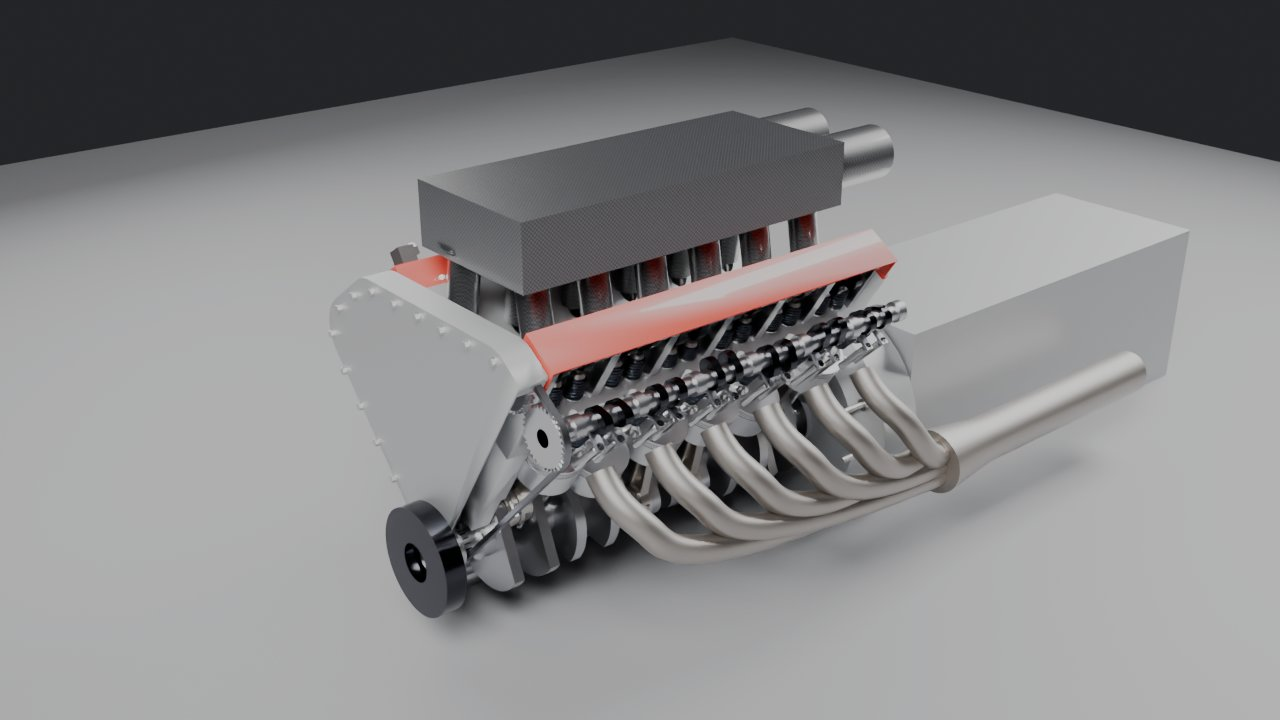
#> input picture f140hc/renders/cutaway_34.jpg, 1280 x 720 px
$ python compare.py ../renders/cutaway_34.jpg ../renders/cutaway_side.jpg ../renders/cutaway_side.jpg
#> lines starting #> are read from the running program, lines starting #| are printed output that depends on the picture
import sys
from PIL import Image, ImageDraw
ref, ren, out = sys.argv[1], sys.argv[2], sys.argv[3]
a = Image.open(ref).convert("RGB").resize((900, 600))
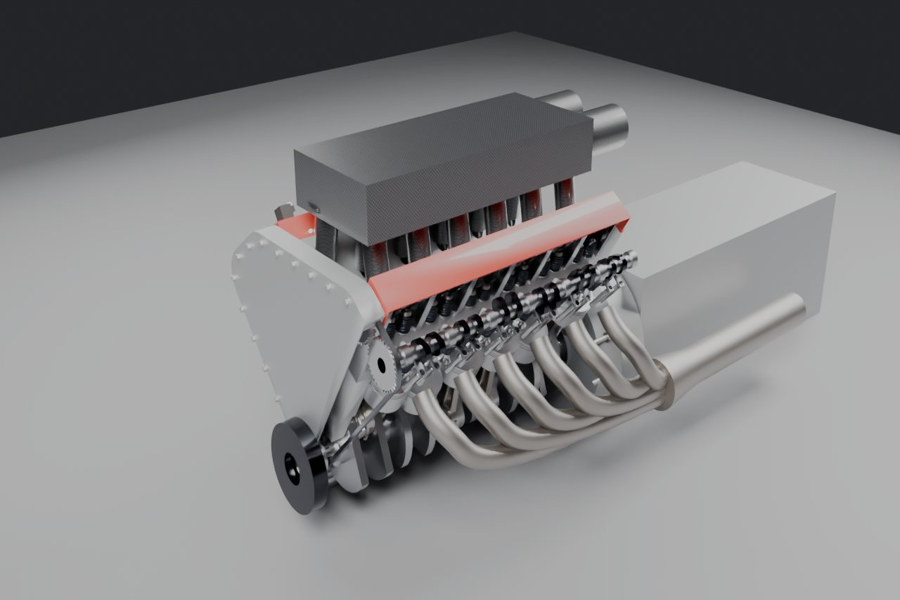
#> a: PIL image 900x600 RGB; mean R, G, B 131.8, 131.4, 132.4
b = Image.open(ren).convert("RGB").resize((900, 600))
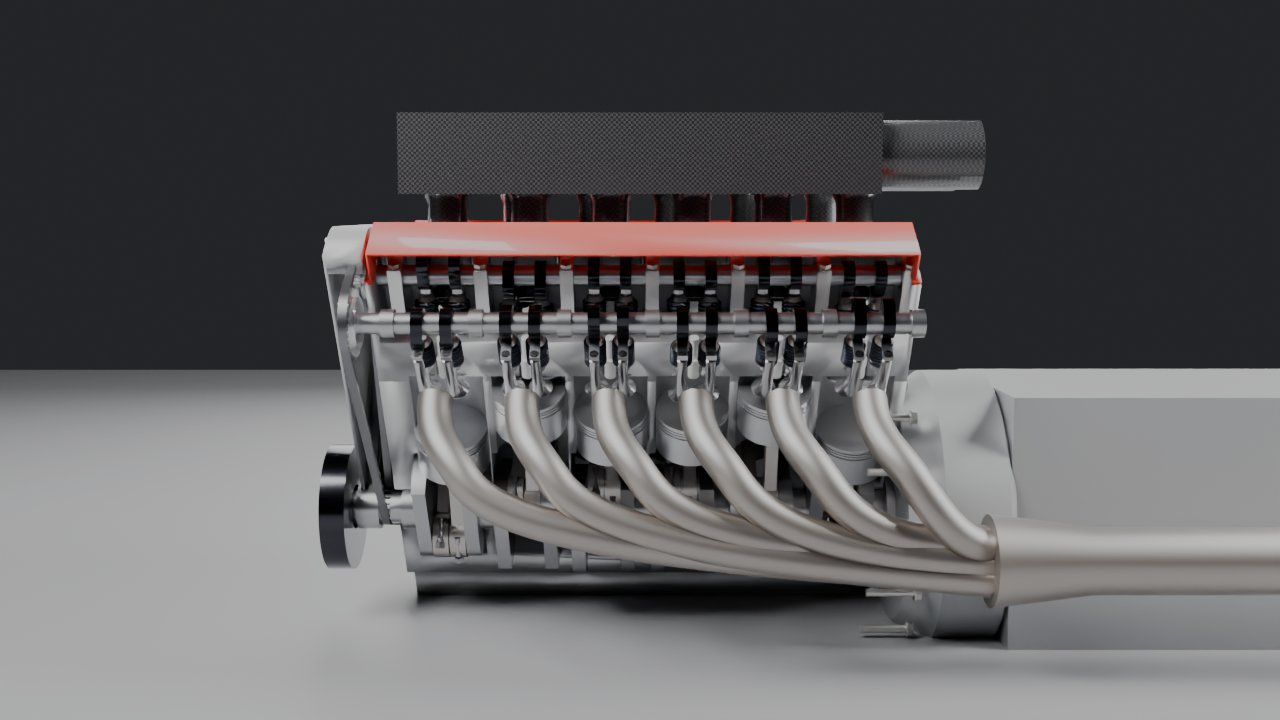
#> input picture f140hc/renders/cutaway_side.jpg, 1280 x 720 px
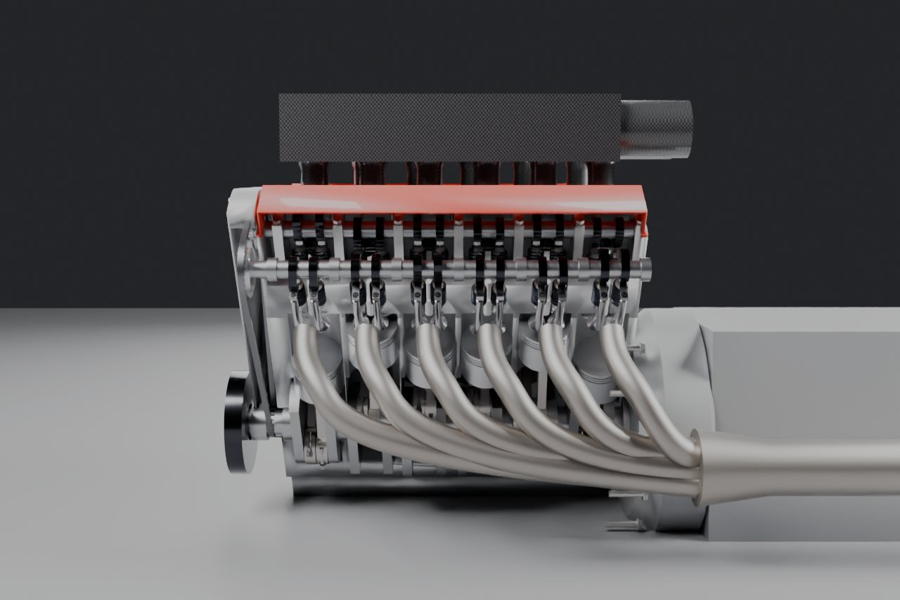
#> b: PIL image 900x600 RGB; mean R, G, B 92.8, 91.5, 93.1
im = Image.new("RGB", (1800, 600))
#> im: PIL image 1800x600 RGB; every value is 0
im.paste(a, (0, 0)); im.paste(b, (900, 0))
#> after `im.paste(a, (0, 0))`:
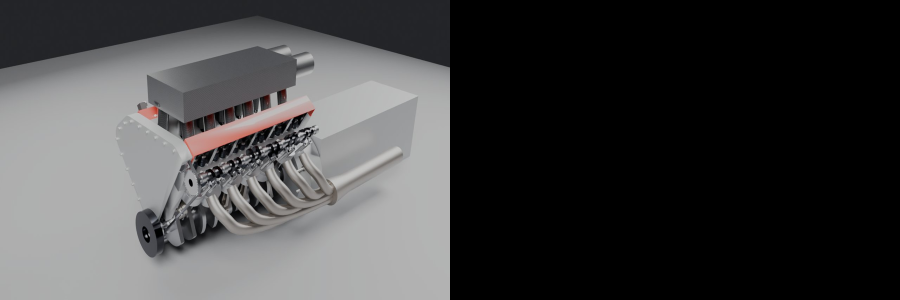
#> im: PIL image 1800x600 RGB (shown at 1/2 size); mean R, G, B 65.9, 65.7, 66.2
#> after `im.paste(b, (900, 0))`:
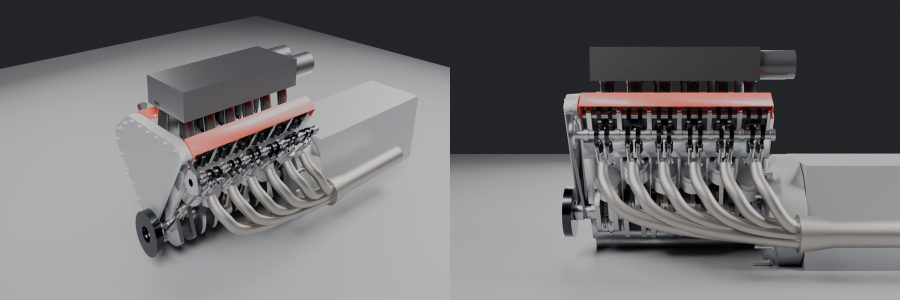
#> im: PIL image 1800x600 RGB (shown at 1/2 size); mean R, G, B 112.3, 111.5, 112.7
d = ImageDraw.Draw(im)
for x, t in ((0, "REAL (Amalgam 1:4, Ferrari CAD)"), (900, "MODEL")):
    d.rectangle([x, 0, x + 270, 22], fill=(0, 0, 0)); d.text((x + 6, 5), t, fill=(255, 255, 0))
im.save(out, quality=88); print(out)
#> after `im.save(out, quality=88)`:
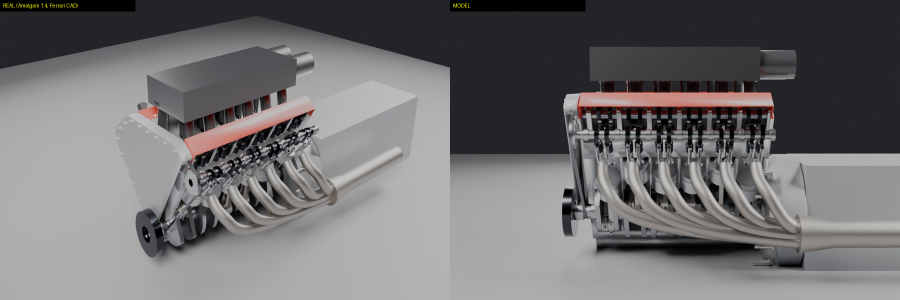
#> saved as cutaway_side.jpg: PIL image 1800x600 RGB (shown at 1/2 size); mean R, G, B 112, 111.2, 112.3
#| ../renders/cutaway_side.jpg
